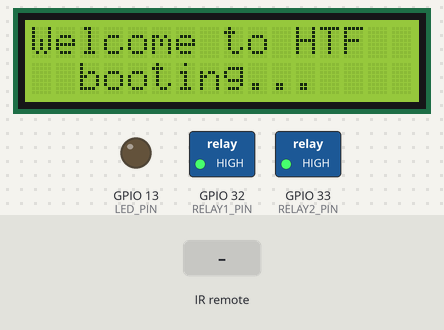
This sketch was run on a simulated ESP32. Parts: 16×2 character LCD, switched loads named in the sketch (green lamp = pin HIGH), output pins drawn as LEDs (lit = HIGH). The test bench sets the inputs (shaded band). WiFi joins after 1.5 s; servers stay silent unless stated; EEPROM starts erased; the modem accepts every AT command (registered, SIM ready, sends succeed) and sends nothing else; what the sketch prints to the serial monitor is not drawn.

Above: at 4.2 s.
4.3 s: infrared code 0x15 received
At 6.3 s:
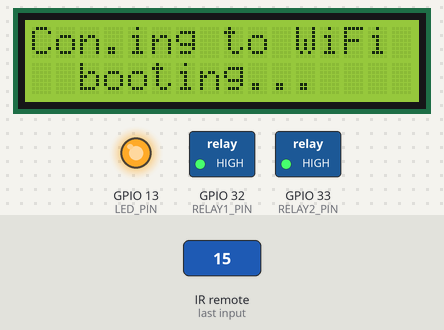
7.3 s: infrared code 0x54 received
At 9.5 s:
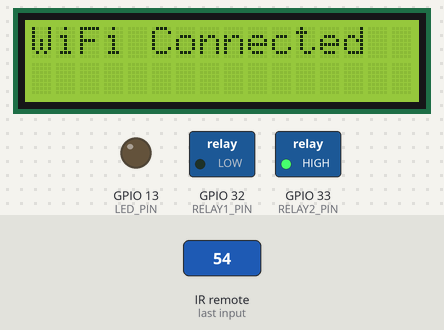
10.3 s: infrared code 0x16 received
At 12.3 s:
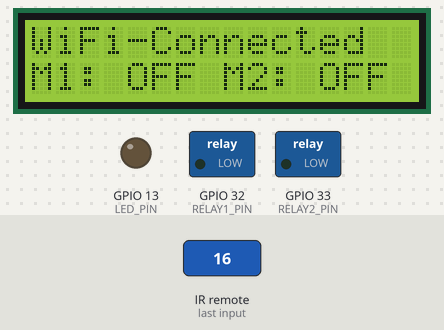
13.3 s: infrared code 0x54 received
At 15.7 s:
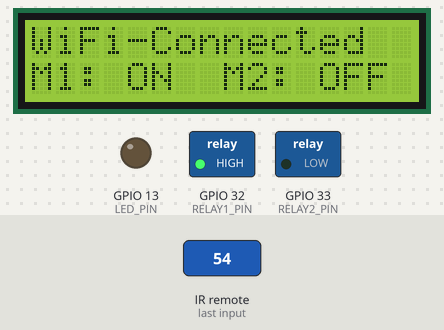
16.3 s: infrared code 0x15 received
At 19.0 s:
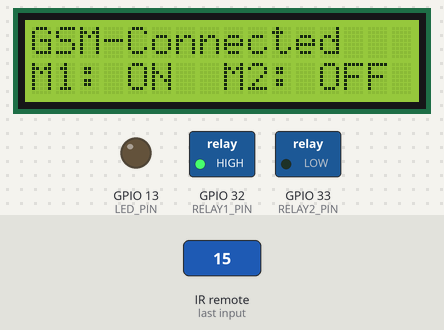
19.3 s: infrared code 0x16 received
At 21.5 s:
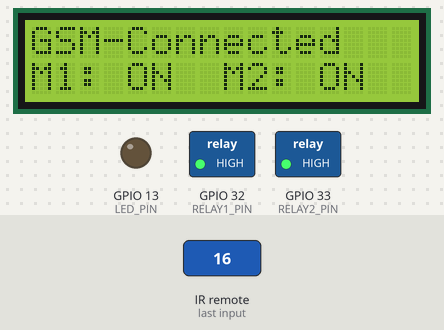
Timing chart, 0 to 22.5 s (numbered marks = the images above; inputs shaded):
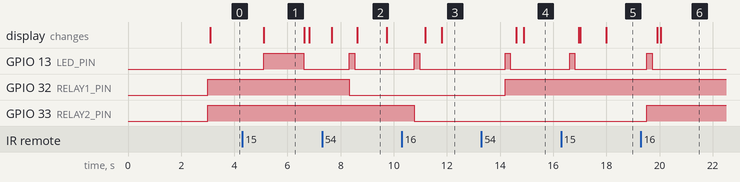

Measured:
- after the input at 4.3 s, GPIO 13 (LED_PIN): LOW → HIGH after 0.80 s, → LOW 1.5 s later; the display: changes after 0.82 s (image 1)
- after the input at 7.3 s, GPIO 13 (LED_PIN): LOW → HIGH after 1.0 s, → LOW 0.20 s later; GPIO 32 (RELAY1_PIN): HIGH → LOW after 1.0 s
- after the input at 10.3 s, GPIO 13 (LED_PIN): LOW → HIGH after 0.47 s, → LOW 0.20 s later; GPIO 33 (RELAY2_PIN): HIGH → LOW after 0.47 s; the display: first changes after 0.89 s (image 3 shows a later state)
- after the input at 13.3 s, GPIO 13 (LED_PIN): LOW → HIGH after 0.89 s, → LOW 0.20 s later; GPIO 32 (RELAY1_PIN): LOW → HIGH after 0.89 s; the display: first changes after 1.3 s (image 4 shows a later state)
- after the input at 16.3 s, GPIO 13 (LED_PIN): LOW → HIGH after 0.31 s, → LOW 0.20 s later; the display: changes after 0.66 s (image 5)
- after the input at 19.3 s, GPIO 13 (LED_PIN): LOW → HIGH after 0.22 s, → LOW 0.20 s later; GPIO 33 (RELAY2_PIN): LOW → HIGH after 0.22 s; the display: first changes after 0.62 s (image 6 shows a later state)
- what the display in image 1 shows lasts 1.5 s, from 5.1 s to 6.6 s

The sketch:

main.ino
```cpp
#include <IRremote.h>
#include <Wire.h>
#include <LiquidCrystal_I2C.h>
#include <WiFi.h>
#include <EEPROM.h>
#include <SoftwareSerial.h>

const char* ssid = "TESTING 2.4";
const char* password = "Virus1234";
const char* gsmApn = "internet"; // Change to your GSM provider's APN
const char* gsmUsername = "";
const char* gsmPassword = "";

#define LED_PIN 13
#define TEMP_SENSOR_PIN 14
#define IR_RECEIVER_PIN 19
#define RELAY1_PIN 32
#define RELAY2_PIN 33
#define GSM_RESET_PIN 5
#define GSM_TX_PIN 26
#define GSM_RX_PIN 27

LiquidCrystal_I2C lcd(0x27, 16, 2);

// Motor states
bool motor1State = false;
bool motor2State = false;

// EEPROM addresses for motor states
#define MOTOR1_ADDR 0
#define MOTOR2_ADDR 1
#define CONNECTION_METHOD_ADDR 2 // New address for connection method

TaskHandle_t IRTaskHandle = NULL;
TaskHandle_t WiFiTaskHandle = NULL;
TaskHandle_t LCDTaskHandle = NULL;
TaskHandle_t GSMTaskHandle = NULL;

unsigned long wifiConnectedTime = 0; // Stores the time when Wi-Fi connects
unsigned long gsmConnectedTime = 0; // Stores the time when GSM connects

// Create software serial for GSM
SoftwareSerial gsmSerial(GSM_RX_PIN, GSM_TX_PIN);

// Connection method flag: 0 = Wi-Fi, 1 = GSM
bool connectionMethod = false;

void blinkLed()
{
  // Blink LED for 200ms
  digitalWrite(LED_PIN, HIGH);  // Turn on LED
  vTaskDelay(200 / portTICK_PERIOD_MS);
  digitalWrite(LED_PIN, LOW);   // Turn off LED
  vTaskDelay(200 / portTICK_PERIOD_MS);  // Delay before the next IR command processing
}
// Function to update the LCD display with connection status and motor states
void updateLCD()
{
  lcd.clear();
  lcd.setCursor(0, 0);

  // Display connection status and duration
  if (connectionMethod == 0 && WiFi.status() == WL_CONNECTED) // Wi-Fi mode
  {
    lcd.print("WiFi Connected");
  }
  else if (connectionMethod == 1 && gsmConnectedTime > 0) // GSM mode and connected
  {
    lcd.print("GSM Connected");
  }
  else // No connection, show motor status directly
  {
//    lcd.print("No Connection");
//    lcd.setCursor(0, 1);
//    lcd.print("M1: ");
//    lcd.print(motor1State ? "ON " : "OFF ");
//    lcd.print("M2: ");
//    lcd.print(motor2State ? "ON " : "OFF");

    // Debugging serial output to confirm motor status is being printed
    Serial.print("LCD Updated - Motor 1: ");
    Serial.print(motor1State ? "ON " : "OFF");
    Serial.print(", Motor 2: ");
    Serial.println(motor2State ? "ON " : "OFF");
  }
}

// Save motor states to EEPROM
void saveMotorState()
{
  EEPROM.write(MOTOR1_ADDR, motor1State);
  EEPROM.write(MOTOR2_ADDR, motor2State);
  EEPROM.commit(); // Ensure data is written
}

// Wi-Fi Task
void WiFiTask(void *pvParameters)
{
  WiFi.begin(ssid, password);
  while (WiFi.status() != WL_CONNECTED)
  {
    Serial.println("Connecting to WiFi...");
    lcd.setCursor(0, 0);
    lcd.print("Con.ing to WiFi");
    //    delay(1000);
  }
  Serial.println("Connected to WiFi!");
  Serial.print("IP Address: ");
  Serial.println(WiFi.localIP());

  vTaskDelete(NULL); // Delete task after connecting
}

// GSM Task
void GSMTask(void *pvParameters)
{
  gsmSerial.begin(9600);
  //  delay(1000);
  vTaskDelay(1000 / portTICK_PERIOD_MS);
  Serial.println("Connecting to GSM...");

  // Start communication with GSM
  gsmSerial.println("AT");  // Check GSM module
  //  delay(1000);
  vTaskDelay(1000 / portTICK_PERIOD_MS);
  gsmSerial.println("AT+CSQ");  // Check signal quality
  //  delay(1000);
  vTaskDelay(1000 / portTICK_PERIOD_MS);
  gsmSerial.println("AT+CGATT=1");  // Attach to GPRS
  //  delay(2000);
  vTaskDelay(2000 / portTICK_PERIOD_MS);

  Serial.println("GSM Connected!");

  updateLCD(); // Update LCD with GSM connection info
  vTaskDelete(NULL); // Delete task after connecting
}

// IR Remote Control Task with added debugging
void IRTask(void *pvParameters)
{
  Serial.println("IRTask started...");

  while (true)
  {
    if (IrReceiver.decode())  // Check if IR data is available
    {
      unsigned long command = IrReceiver.decodedIRData.command;
      if (command != 0)  //to skip false command
      {
        Serial.print("IR Command Received: ");
        Serial.println(command, HEX);  // Print command in HEX format for clarity
      }
      IrReceiver.resume(); // Prepare for the next value

      switch (command)
      {
        case 0x54: // IR code for Motor 1 toggle
          motor1State = !motor1State;
          digitalWrite(RELAY1_PIN, motor1State ? HIGH : LOW);
          blinkLed();
          saveMotorState(); // Save updated state
          updateLCD();
          Serial.println("Motor 1 toggled");
          //          vTaskDelay(500 / portTICK_PERIOD_MS);
          break;

        case 0x16: // IR code for Motor 2 toggle
          motor2State = !motor2State;
          digitalWrite(RELAY2_PIN, motor2State ? HIGH : LOW);
          blinkLed();
          saveMotorState(); // Save updated state
          updateLCD();
          Serial.println("Motor 2 toggled");
          //          vTaskDelay(500 / portTICK_PERIOD_MS);
          break;

        case 0x15: // IR code for toggling between Wi-Fi and GSM
          if (connectionMethod == 0) // Currently using Wi-Fi, switch to GSM
          {
            connectionMethod = 1; // Set method to GSM
            EEPROM.write(CONNECTION_METHOD_ADDR, connectionMethod); // Save to EEPROM
            EEPROM.commit();
            Serial.println("Switching to GSM connection...");
            // Start GSM task if not already started
            if (GSMTaskHandle == NULL)
            {
              xTaskCreate(GSMTask, "GSMTask", 4096, NULL, 1, &GSMTaskHandle);
            }
          }
          else // Currently using GSM, switch to Wi-Fi
          {
            connectionMethod = 0; // Set method to Wi-Fi
            EEPROM.write(CONNECTION_METHOD_ADDR, connectionMethod); // Save to EEPROM
            EEPROM.commit();
            Serial.println("Switching to Wi-Fi connection...");

            // Start Wi-Fi task if not already started
            if (WiFiTaskHandle == NULL)
            {
              xTaskCreate(WiFiTask, "WiFiTask", 4096, NULL, 1, &WiFiTaskHandle);
            }
          }
          blinkLed();
          updateLCD(); // Update LCD with new connection method
          vTaskDelay(500 / portTICK_PERIOD_MS);
          break;

        case 0x0:
          //          Serial.println("Unknown IR command");
          break;

        default:
          Serial.println("Unknown IR command");
      }
    }
    else
    {
      //      Serial.println("Waiting for IR signal...");
    }
    vTaskDelay(1000 / portTICK_PERIOD_MS); // Slight delay to avoid spamming the serial monitor
  }
}


// LCD Display Task - always show connection status and motor status
void LCDTask(void *pvParameters)
{
  lcd.init();
  lcd.clear();
  lcd.backlight();
  lcd.setCursor(0, 0);
  lcd.print("Welcome to HTF");
  lcd.setCursor(2, 1);
  lcd.print("booting...");
  delay(3000);

  while (true)
  {
    lcd.clear();

    // Display Wi-Fi connection status if connected
    if (WiFi.status() == WL_CONNECTED && connectionMethod == 0)
    {
      lcd.setCursor(0, 0);
      lcd.print("WiFi-Connected ");
    }
    // Display GSM connection status if connected
    else if (connectionMethod == 1)
    {
      lcd.setCursor(0, 0);
      lcd.print("GSM-Connected");
    }
    // Display "No Connection" if neither Wi-Fi nor GSM is connected
    else
    {
      lcd.setCursor(0, 0);
      lcd.print("No-Connection");
    }

//    Always show motor status on the second line
    lcd.setCursor(0, 1);
    lcd.print("M1: ");
    lcd.print(motor1State ? "ON " : "OFF");
    lcd.print(" M2: ");
    lcd.print(motor2State ? "ON " : "OFF");

    // Log motor state to serial for debugging
    Serial.print("Motor 1: ");
    Serial.print(motor1State ? "ON " : "OFF");
    Serial.print(", Motor 2: ");
    Serial.println(motor2State ? "ON " : "OFF");

    // Delay to avoid rapid updates, set to 5 seconds for readability
    vTaskDelay(1000 / portTICK_PERIOD_MS);
  }
}


void setup()
{
  Serial.begin(115200);

  // Initialize EEPROM with size 2 bytes (one byte per motor state)
  EEPROM.begin(4);

  // Retrieve saved motor states from EEPROM
  motor1State = EEPROM.read(MOTOR1_ADDR);
  motor2State = EEPROM.read(MOTOR2_ADDR);
  connectionMethod = EEPROM.read(CONNECTION_METHOD_ADDR);

  // Initialize pins
  pinMode(LED_PIN, OUTPUT);
  pinMode(RELAY1_PIN, OUTPUT);
  pinMode(RELAY2_PIN, OUTPUT);
  delay(3000);

  // Initialize IR receiver
  IrReceiver.begin(IR_RECEIVER_PIN, ENABLE_LED_FEEDBACK);

  // Display the last connection method on the LCD
  updateLCD();  // Show last connection status on LCD

  // Start appropriate connection task (Wi-Fi or GSM) based on the last method
  if (connectionMethod == 0)  // Wi-Fi
  {
    Serial.println("Last connection was Wi-Fi.");
    xTaskCreate(WiFiTask, "WiFiTask", 4096, NULL, 1, &WiFiTaskHandle);
  }
  else  // GSM
  {
    Serial.println("Last connection was GSM.");
    xTaskCreate(GSMTask, "GSMTask", 4096, NULL, 1, &GSMTaskHandle);
  }

  // Create FreeRTOS tasks
  xTaskCreate(IRTask, "IRTask", 4096, NULL, 1, &IRTaskHandle);
  xTaskCreate(LCDTask, "LCDTask", 2048, NULL, 1, &LCDTaskHandle);

  // Apply saved motor states to relays
  digitalWrite(RELAY1_PIN, motor1State ? HIGH : LOW);
  digitalWrite(RELAY2_PIN, motor2State ? HIGH : LOW);
}

void loop()
{
  // All tasks are handled by FreeRTOS
}
```
